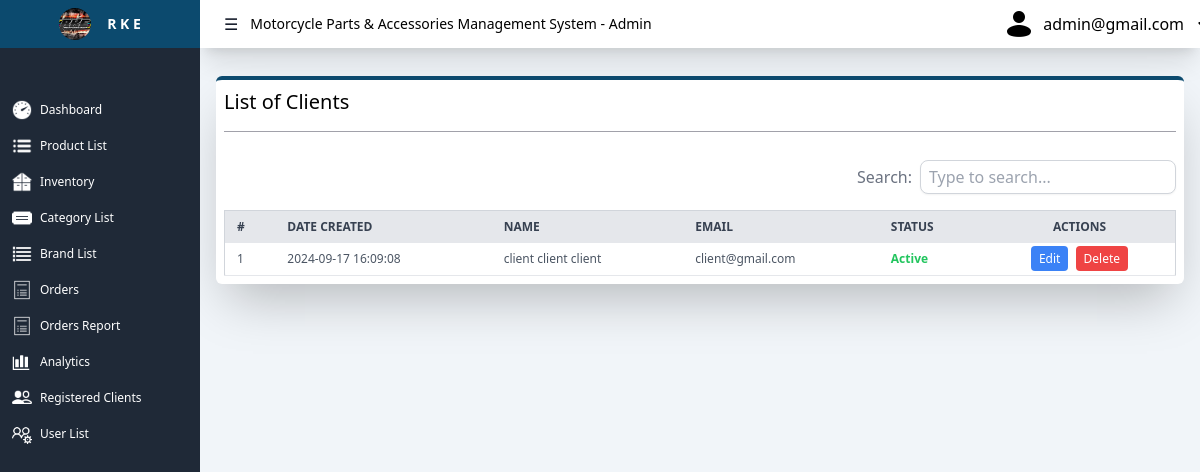
Screenshot of /admin/clients/list_clients.php (signed in) with the database file from the repository.
### tables this page shows
CREATE TABLE `client_list` (
  `id` int(11) NOT NULL AUTO_INCREMENT,
  `firstname` varchar(50) NOT NULL,
  `middlename` varchar(50) DEFAULT NULL,
  `lastname` varchar(50) NOT NULL,
  `gender` enum('Male','Female') NOT NULL,
  `phone` varchar(15) NOT NULL,
  `address` text NOT NULL,
  `email` varchar(100) NOT NULL,
  `password` varchar(255) NOT NULL,
  `date_created` timestamp NOT NULL DEFAULT current_timestamp(),
  `reset_token` varchar(100) DEFAULT NULL,
  `status` enum('active','inactive') DEFAULT 'active',
  `is_active` tinyint(1) DEFAULT 1,
  `verified` tinyint(1) DEFAULT 0,
  `verify_token` varchar(255) DEFAULT NULL,
  `mobile_number` varchar(15) DEFAULT NULL,
  `otp` varchar(6) DEFAULT NULL,
  PRIMARY KEY (`id`)
);

### admin/clients/list_clients.php (the view, shortened to what this page needs)
<?php
$servername = "localhost";
$username = "root";
$password = "";
$database = "wbsif_db";
$connection = new mysqli($servername, $username, $password, $database);
$user_email = $_SESSION['user_email'];
$search = '';
$sql = "SELECT * FROM client_list";
$result = $connection->query($sql);
?>
<!DOCTYPE html>
<html lang="en">
<head>
    <script src="https://cdn.tailwindcss.com"></script>
    <link rel="stylesheet" href="/wbsif/admin/assets/style.css">
</head>
<body class="relative">
    <div class="flex h-screen">
        <nav id="nav-left" class="nav-left bg-gray-800 z-50 lg:relative flex flex-col transition-all duration-300">
            <ul class="flex flex-col text-xs h-full">
                <div class="flex items-center justify-center text-center p-2 bg-sky-900">
                    <img src="../images/logo.jpg" class="w-8 h-8 rounded-full cursor-pointer">
                    <h1 class="ml-4 text-sm text-white font-bold nav-title">R K E</h1>
                </div>
                <li class="mt-4">
                    <a href="/wbsif/admin/dashboard/dashboard.php" class="nav-link flex items-center p-2 text-white hover:bg-gray-500 mt-7" data-href="dashboard.html">
                        <img src="../images/icons8-dashboard-50.png" class="w-5 h-5 mr-2 ml-1 filter brightness-0 invert">
                        <span>Dashboard</span>
                    </a>
                </li>
                <li>
                    <a href="../products/product_list.php" class="nav-link flex items-center p-2 text-white hover:bg-gray-500">
                        <img src="../images/icons8-bulleted-list-48.png" class="w-5 h-5 mr-2 ml-1 filter brightness-0 invert">
                        <span>Product List</span>
                    </a>
                </li>
                <li>
                    <a href="../inventory/product_stocks.php" class="nav-link flex items-center p-2 text-white hover:bg-gray-500">
                        <img src="../images/icons8-inventory-50.png" class="w-5 h-5 mr-2 ml-1 filter brightness-0 invert">
                        <span>Inventory</span>
                    </a>
                </li>
                <li>
                    <a href="../maintenance/list_of_category.php" class="nav-link flex items-center p-2 text-white hover:bg-gray-500">
                        <img src="../images/icons8-category-50 (1).png" class="w-5 h-5 mr-2 ml-1 filter brightness-0 invert">
                        <span>Category List</span>
                    </a>
                </li>
                <li>
                    <a href="../maintenance/list_of_brand.php" class="nav-link flex items-center p-2 text-white hover:bg-gray-500">
                        <img src="../images/icons8-list-50.png" class="w-5 h-5 mr-2 ml-1 filter brightness-0 invert">
                        <span>Brand List</span>
                    </a>
                </li>
                <li>
                    <a href="../orders/order_list.php" class="nav-link flex items-center p-2 text-white hover:bg-gray-500">
                        <img src="../images/icons8-order-50.png" class="w-5 h-5 mr-2 ml-1 filter brightness-0 invert">
                        <span>Orders</span>
                    </a>
                </li>
                <li>
                    <a href="../orders report/orders_report.php" class="nav-link flex items-center p-2 text-white hover:bg-gray-500">
                        <img src="../images/icons8-order-50.png" class="w-5 h-5 mr-2 ml-1 filter brightness-0 invert">
                        <span>Orders Report</span>
                    </a>
                </li>
                <li>
                    <a href="#" class="nav-link flex items-center p-2 text-white hover:bg-gray-500">
                        <img src="../images/icons8-analytics-30.png" class="w-5 h-5 mr-2 ml-1 filter brightness-0 invert">
                        <span>Analytics</span>
                    </a>
                </li>
                <li>
                    <a href="/wbsif/admin/clients/list_clients.php" class="nav-link flex items-center p-2 text-white hover:bg-gray-500">
                        <img src="../images/icons8-group-30.png" class="w-5 h-5 mr-2 ml-1 filter brightness-0 invert">
                        <span>Registered Clients</span>
                    </a>
                </li>
                <li>
                    <a href="../user/users.php" class="nav-link flex items-center p-2 text-white hover:bg-gray-500">
                        <img src="../images/icons8-users-settings-32.png" class="w-5 h-5 mr-2 ml-1 filter brightness-0 invert">
                        <span>User List</span>
                    </a>
                </li>
            </ul>
        </nav>
        <div class="flex flex-col flex-grow bg-slate-100">
            <div class="flex flex-col lg:flex-row shadow-xl p-2 bg-white">
                <div class="center-container flex items-center justify-start w-full lg:w-3/5">
                    <button class="hidden lg:block text-gray-900 p-1 ml-3" onclick="toggleNavLarge()">
                        ☰
                    </button>
                    <h1 class="text-black lg:text-sm hidden lg:block ml-2">Motorcycle Parts & Accessories Management System - Admin</h1>
                </div>
                <div class="dropdown-container flex items-center lg:w-1/5 ml-auto">
    <ul class="flex items-center w-full justify-end">
        <li class="list-none inline-block dropdown">
            <button class="dropbtn px-2 text-black flex items-center">
                <?php if (!empty($user_avatar)): ?>
                    <img src="<?php echo htmlspecialchars($user_avatar); ?>" alt="User Avatar" class="w-8 h-8 rounded-full mr-2">
                <?php else: ?>
                    <img src="../images/icons8-user-32.png" alt="Default Avatar" class="w-8 h-8 rounded-full mr-2">
                <?php endif; ?>
                <span class="text-black">
                    <p><?php echo htmlspecialchars($user_email); ?></p>
                </span>
                <img src="../images/icons8-dropdown-24.png" class="ml-2" style="width: 1.5em; height: 1.5em; vertical-align: middle;">
            </button>
        </li>
    </ul>
</div>
            </div>
    <div>
        <div class="p-4 w-full h-full mt-3">
            <div class="flex flex-col p-2 border-t-4 border-sky-900 rounded-md shadow-2xl bg-white">
                <div class="flex items-center justify-between mb-4">
                    <h1 class="text-black text-xl">List of Clients</h1>
                </div>
                <div class="relative w-full mb-7">
                    <div class="absolute left-0 right-0 bottom-0 border-t border-zinc-400"></div>
                </div>
                <div class="flex items-center mb-4">
                        <div class="ml-auto flex items-center">
                            <span class="text-gray-500 mr-2">Search:</span>
                            <input
                                type="text"
                                name="search"
                                id="search-input"
                                value="<?php echo htmlspecialchars($search); ?>"
                                class="block w-64 px-2 py-1 border border-gray-300 rounded-lg shadow-sm focus:outline-none"
                                onkeyup="searchCategories()"
                                placeholder="Type to search..."
                            />
                        </div>
                    </div>
                <div class="overflow-x-auto">
                    <?php
                    if ($result->num_rows > 0) {
                        echo "
                        <table class='min-w-full bg-white border border-gray-300 rounded-md shadow-sm'>
                            <thead>
                                <tr class='bg-gray-200 text-gray-700 text-xs uppercase'>
                                    <th class='py-2 px-3 text-left'>#</th>
                                    <th class='py-2 px-3 text-left'>Date Created</th>
                                    <th class='py-2 px-3 text-left'>Name</th>
                                    <th class='py-2 px-3 text-left'>Email</th>
                                    <th class='py-2 px-3 text-left'>Status</th>
                                    <th class='py-2 px-3 text-center'>Actions</th>
                                </tr>
                            </thead>
                            <tbody id='client-table-body' class='text-gray-600 text-xs'>
                        ";
                        $counter = 1;
                        while ($row = $result->fetch_assoc()) {
                            $created_at = date('Y-m-d H:i:s', strtotime($row['date_created']));
                            $status = ($row['status'] == 'active') ? 'Active' : 'Inactive';
                            $statusColor = ($row['status'] == 'active') ? 'text-green-500' : 'text-red-500';
                            echo "
                                <tr class='border-b border-gray-200 hover:bg-gray-100'>
                                    <td class='py-2 px-3'>{$counter}</td>
                                    <td class='py-2 px-3'>{$created_at}</td>
                                    <td class='py-2 px-3'>{$row['firstname']} {$row['middlename']} {$row['lastname']}</td>
                                    <td class='py-2 px-3'>{$row['email']}</td>
                                    <td class='py-2 px-3 {$statusColor} font-bold'>{$status}</td>
                                    <td class='py-2 px-3 text-center space-x-1'>
                                        <a href='manage_clients.php?id={$row['id']}' class='bg-blue-500 text-white px-2 py-1 rounded hover:bg-blue-600 text-xs'>Edit</a>
                                        <a href='delete_client.php?id={$row['id']}' onclick='return confirm(\"Are you sure?\")' class='bg-red-500 text-white px-2 py-1 rounded hover:bg-red-600 text-xs'>Delete</a>
                                    </td>
                                </tr>
                            ";
                            $counter++;
                        }
                        echo "
                            </tbody>
                        </table>
                        ";
                    } else {
                        echo "<p class='text-center text-gray-500'>No clients found matching your search.</p>";
                    }
                    ?>
                </div>
            </div>
        </div>
    </div>
</body>
</html>

### admin/assets/style.css (style rules this page uses)
body, html { height: 100%; margin: 0; }
.nav-left { background-color: rgb(31 41 55); height: 100vh; transition: transform 0.3s ease-in-out, width 0.3s ease-in-out; position: fixed; top: 0; left: 0; transform: translateX(-100%); z-index: 40; }
@media (min-width: 1024px) { .nav-left { transform: translateX(0); width: 200px; position: relative; } }
.dropdown { position: relative; display: inline-block; }

### rows the page displays
client_list: date_created "2024-09-17 16:09:08", firstname "client", middlename "client", lastname "client", email "client@gmail.com", status "Active"

### other values shown
$user_email "admin@gmail.com"
